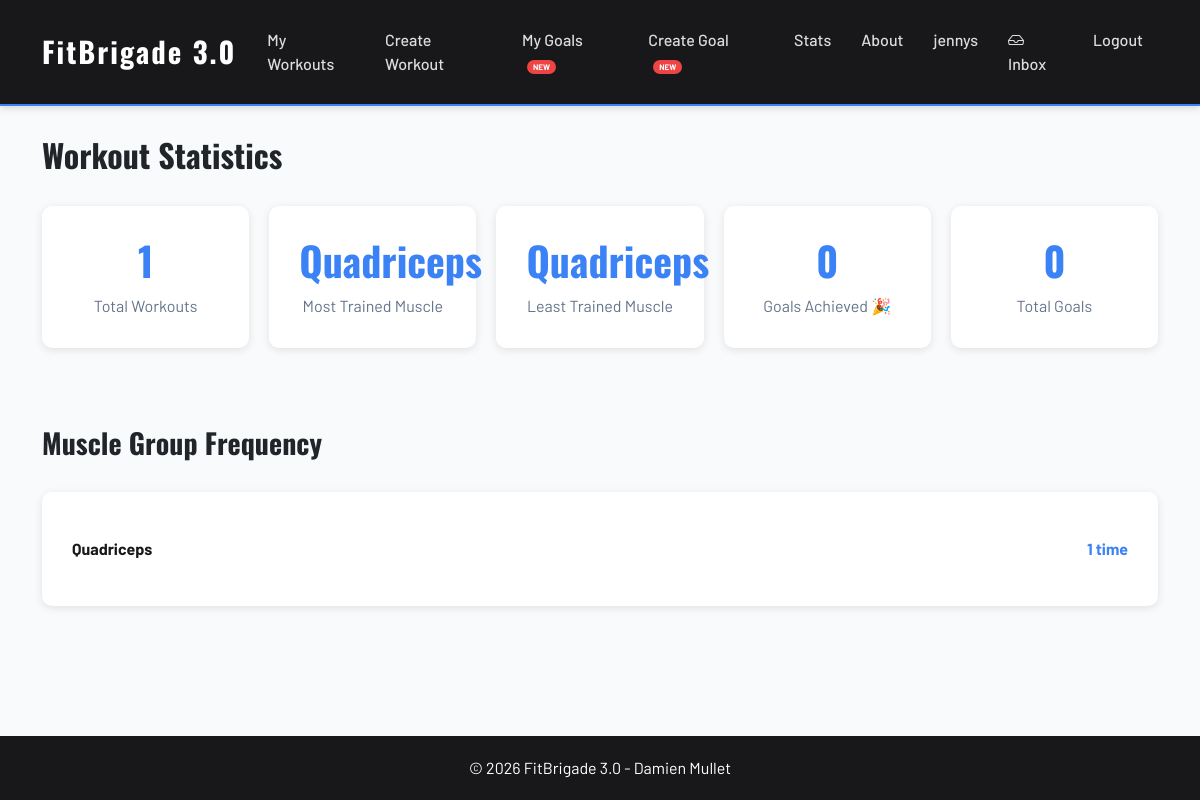
Page /stats/ (signed in) on the committed database.
### users/models.py (models this page shows, shortened)
class CustomUser(AbstractUser):
    email = models.EmailField(unique=True)
    bio = models.TextField(blank=True, null=True)
    phone = models.CharField(max_length=20, blank=True, null=True)

### workouts/models.py (models this page shows, shortened)
class MuscleGroup(models.Model):
    name = models.CharField(max_length=100, unique=True)
    class Meta:
        ordering = ['name']

### workouts/views.py (the view)
# urls.py: path('stats/', views.stats, name='stats'),
@login_required
def stats(request):
    from goals.models import Goal
    workouts = Workout.objects.filter(user=request.user)
    total_workouts = workouts.count()
    muscle_counts = {}
    for workout in workouts:
        for mg in workout.muscle_groups.all():
            muscle_counts[mg.name] = muscle_counts.get(mg.name, 0) + 1
    most_trained = max(muscle_counts, key=muscle_counts.get) if muscle_counts else 'N/A'
    least_trained = min(muscle_counts, key=muscle_counts.get) if muscle_counts else 'N/A'
    total_goals = Goal.objects.filter(user=request.user).count()
    completed_goals = Goal.objects.filter(user=request.user, is_completed=True).count()
    return render(request, 'workouts/stats.html', {
        'total_workouts': total_workouts,
        'most_trained': most_trained,
        'least_trained': least_trained,
        'muscle_stats': muscle_counts,
        'total_goals': total_goals,
        'completed_goals': completed_goals,
    })

### workouts/templates/workouts/stats.html (shortened to what this page needs)
{% extends 'base.html' %}
{% load static %}
{% block content %}
<h2>Workout Statistics</h2>
<br>
<div class="stats-summary">
    <div class="stat-box">
        <h3>{{ total_workouts }}</h3>
        <p>Total Workouts</p>
    </div>
    <div class="stat-box">
        <h3>{{ most_trained }}</h3>
        <p>Most Trained Muscle</p>
    </div>
    <div class="stat-box">
        <h3>{{ least_trained }}</h3>
        <p>Least Trained Muscle</p>
    </div>
    <div class="stat-box">
        <h3>{{ completed_goals }}</h3>
        <p>Goals Achieved 🎉</p>
    </div>
    <div class="stat-box">
        <h3>{{ total_goals }}</h3>
        <p>Total Goals</p>
    </div>
</div>
<br><br>
{% if muscle_stats %}
<h3>Muscle Group Frequency</h3>
<br>
<div class="stats-list">
    {% for muscle, count in muscle_stats.items %}
    <div class="stat-row">
        <span class="muscle-name">{{ muscle }}</span>
        <span class="muscle-count">{{ count }} time{{ count|pluralize }}</span>
    </div>
    {% endfor %}
</div>
{% else %}
<div class="empty-message">
    <p>No workout data yet. Start logging your sessions!</p>
    <br>
    <a href="{% url 'workouts:create_workout' %}" class="btn btn-primary">Create Workout</a>
</div>
{% endif %}
{% endblock %}

### templates/base.html (shortened to what this page needs)
{% load static %}
<!DOCTYPE html>
<html lang="en">
<head>
    <link href="https://cdn.jsdelivr.net/npm/bootstrap@5.3.0/dist/css/bootstrap.min.css" rel="stylesheet" />
    <link href="https://cdn.jsdelivr.net/npm/bootstrap-icons@1.11.0/font/bootstrap-icons.css" rel="stylesheet" />
    <link rel="stylesheet" href="{% static 'css/style.css' %}">
</head>
<body>
    <nav class="navbar navbar-expand-lg navbar-dark">
        <div class="container">
            <a class="navbar-brand" href="{% url 'workouts:index' %}">FitBrigade 3.0</a>
            <div class="collapse navbar-collapse" id="navbarNav">
                <ul class="navbar-nav me-auto">
                    {% if user.is_authenticated %}
                    <li class="nav-item">
                        <a class="nav-link" href="{% url 'workouts:home' %}">My Workouts</a>
                    </li>
                    <li class="nav-item">
                        <a class="nav-link" href="{% url 'workouts:create_workout' %}">Create Workout</a>
                    </li>
                    <li class="nav-item">
                        <a class="nav-link" href="{% url 'goals:goals_list' %}">My Goals <span
                                class="nav-new">NEW</span></a>
                    </li>
                    <li class="nav-item">
                        <a class="nav-link" href="{% url 'goals:create_goal' %}">Create Goal <span
                                class="nav-new">NEW</span></a>
                    </li>
                    <li class="nav-item">
                        <a class="nav-link" href="{% url 'workouts:stats' %}">Stats</a>
                    </li>
                    {% else %}
                    <li class="nav-item">
                        <a class="nav-link" href="{% url 'workouts:index' %}">Home</a>
                    </li>
                    {% endif %}
                    <li class="nav-item">
                        <a class="nav-link" href="{% url 'workouts:about' %}">About</a>
                    </li>
                </ul>
                <ul class="navbar-nav ms-auto">
                    {% if user.is_authenticated %}
                    <li class="nav-item">
                        <a class="nav-link" href="{% url 'users:profile' %}">{{ user.username }}</a>
                    </li>
                    <li class="nav-item">
                        <a class="nav-link" href="{% url 'messaging:inbox' %}">
                            <i class="bi bi-inbox"></i> Inbox
                        </a>
                    </li>
                    <li class="nav-item">
                        <form method="post" action="{% url 'users:logout' %}" class="d-inline">
                            <button type="submit" class="nav-link btn btn-link text-white">Logout</button>
                        </form>
                    </li>
                    {% endif %}
                </ul>
            </div>
        </div>
    </nav>
    <div class="toast-container position-fixed bottom-0 end-0 p-3" style="z-index: 9999;">
    </div>
    <main>
        <div class="container">
            {% block content %}{% endblock %}
        </div>
    </main>
    <footer>
        <div class="container">
            <p>&copy; 2026 FitBrigade 3.0 - Damien Mullet</p>
        </div>
    </footer>
</body>
</html>

### static/css/style.css (style rules this page uses)
:root { --primary-color: #3b82f6; --secondary-color: #64748b; --danger-color: #ef4444; --dark-color: #18181b; --light-bg: #f8fafc; }
body { font-family: 'Barlow', 'Segoe UI', Tahoma, Geneva, Verdana, sans-serif; background-color: var(--light-bg); display: flex !important; flex-direction: column !important; min-height: 100vh !important; }
h1, h2, h3, h4, h5, h6 { font-family: 'Oswald', sans-serif; font-weight: 700; }
nav.navbar { background-color: var(--dark-color) !important; box-shadow: 0 2px 8px rgba(0, 0, 0, 0.15); border-bottom: 2px solid var(--primary-color); }
.navbar-brand { color: white !important; font-size: 1.8rem; font-weight: 700; font-family: 'Oswald', sans-serif; letter-spacing: 2px; }
.nav-link { color: rgba(255, 255, 255, 0.85) !important; font-weight: 500; position: relative; transition: color 0.3s; padding: 20px 15px !important; }
.nav-link::after { content: ""; position: absolute; bottom: 0; left: 50%; width: 0; height: 3px; background: var(--primary-color); transition: width 0.3s ease, left 0.3s ease; }
.nav-new { background: var(--danger-color); color: white; font-size: 0.5rem; padding: 2px 6px; border-radius: 10px; margin-left: 5px; font-weight: 700; animation: pulse 2s infinite; }
main { flex: 1 !important; padding: 30px 0; }
.stats-summary { display: grid; grid-template-columns: repeat(auto-fit, minmax(200px, 1fr)); gap: 20px; margin-bottom: 30px; }
.stat-box { background: white; padding: 30px; border-radius: 10px; text-align: center; box-shadow: 0 2px 8px rgba(0, 0, 0, 0.1); }
.stat-box h3 { color: var(--primary-color); font-size: 2.5rem; margin-bottom: 10px; }
.stat-box p { color: var(--secondary-color); margin: 0; }
.stats-list { background: white; padding: 30px; border-radius: 10px; box-shadow: 0 2px 8px rgba(0, 0, 0, 0.1); }
.stat-row { display: flex; justify-content: space-between; padding: 15px 0; border-bottom: 1px solid #eee; }
.stat-row:last-child { border-bottom: none; }
.muscle-name { font-weight: bold; color: var(--dark-color); }
.muscle-count { color: var(--primary-color); font-weight: bold; }
footer { background-color: var(--dark-color); color: white; text-align: center; padding: 20px 0; margin-top: auto; }
footer p { margin: 0; }

### rows in the picture
CustomUser: username "jennys"
MuscleGroup: name "Quadriceps", muscle_stats "Quadriceps"

### other values in the picture
{{ total_workouts }} "1"
{{ completed_goals }} "0"
{{ total_goals }} "0"
{{ count }} "1"
